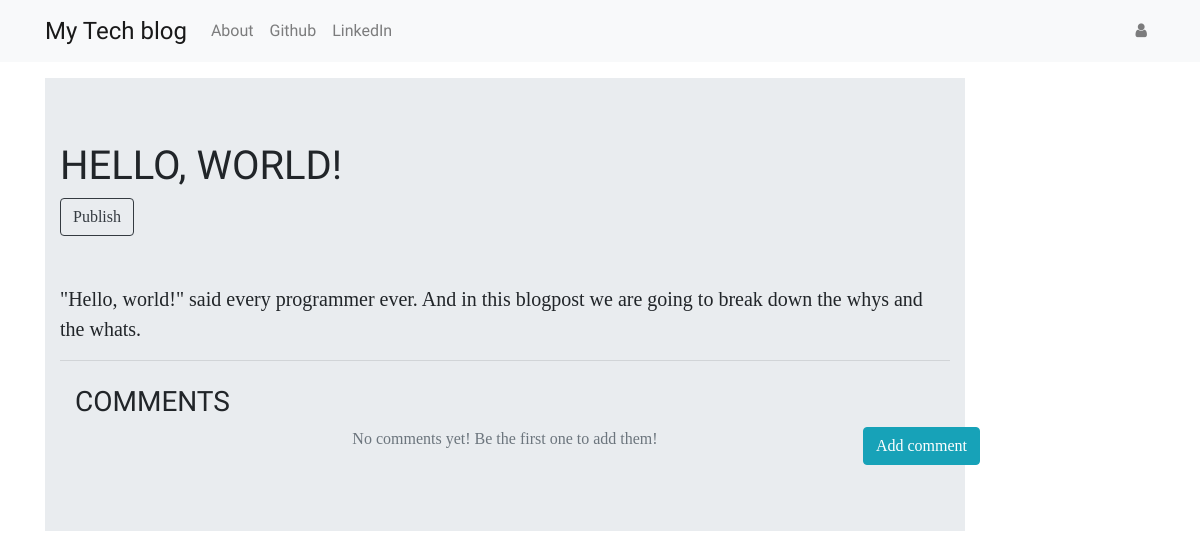
Before: /post/1 with the older database file.
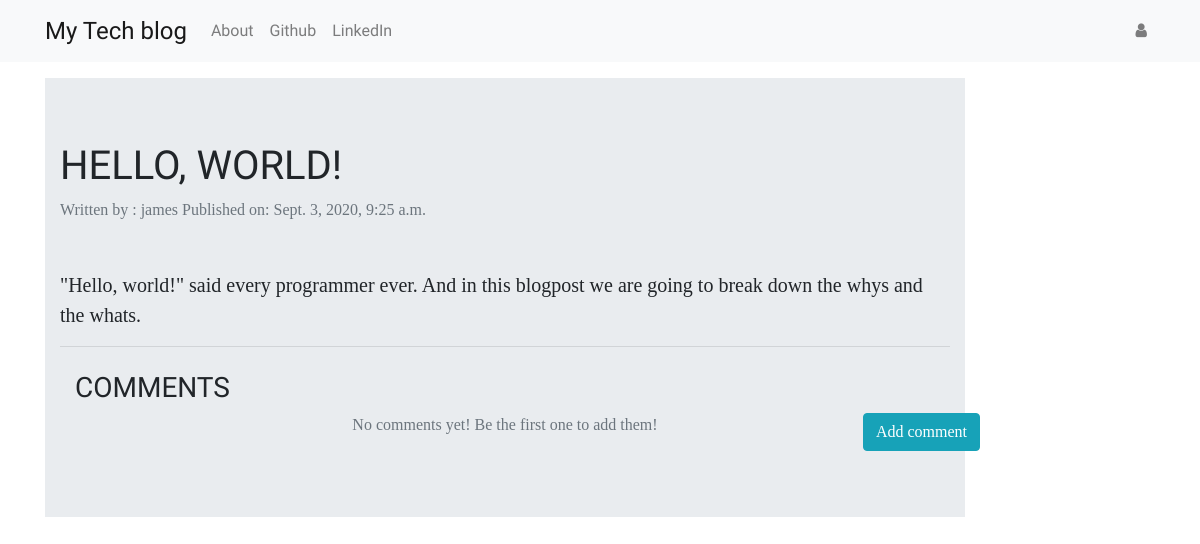
After: the same page with the newer database file.
### blog/models.py (models this page shows, shortened)
class Post(models.Model):
    author = models.ForeignKey(
        settings.AUTH_USER_MODEL,
        on_delete=models.CASCADE,
    )
    title = models.CharField(max_length=200)
    text = models.TextField()
    created_date = models.DateTimeField(default=timezone.now)
    published_date = models.DateTimeField(blank=True, null=True)

### blog/views.py (the view)
# urls.py: path('post/<int:pk>', views.PostDetailView.as_view(), name='post_detail'),
class PostDetailView(DetailView):
    model = Post

### blog/templates/blog/post_detail.html (shortened to what this page needs)
{% extends 'blog/base.html' %}
{% block content %}
<div class="jumbotron jumbotron-fluid">
  <div class="container">
        <h1 class="text-uppercase" style="font-family: 'Raleway';">{{ post.title }}</h1>
        {% if post.published_date %}
            <div class="text-muted mt-1">
                Written by : {{post.author}}
               Published on: {{ post.published_date }}
            </div>
        {% else %}
            <a class="btn btn-outline-dark" href="{% url 'post_publish' pk=post.pk %}">Publish</a>
        {% endif %}
        <p class="lead mt-5">{{post.text|safe|linebreaksbr}}</p>
   <hr class="mb-4">
  <div class="container">
      <h3 class="techfont text-uppercase" style="font-family: 'Raleway';">Comments</h3>
      <a class="btn btn-info btn-comment" href="{% url 'add_comment_to_post' pk=post.pk %}">Add comment</a>
  {% for comment in post.comments.all %}
  <br>
      {% if user.is_authenticated or comment.approved_comment %}
              {% if not comment.approved_comment  %}
                {% if post.author.username == user.username %}
                  <a class="btn btn-primary" href="{% url 'comment_remove' pk=comment.pk %}"><span class="fa fa-remove"></span></a>
                  <a class="btn btn-primary" href="{% url 'comment_approve' pk=comment.pk %}"><span class="fa fa-check"></span></a>
              {% endif %}
       {% endif %}
          <h5 class="mt-3">{{ comment.text|safe|linebreaks }}</h5>
      <p class="text-muted">Posted by: <strong>{{ comment.author }}</strong> on <span class="text-muted">{{ comment.created_date }}</span></p>
      {% endif %}
  {% empty %}
        <p class="text-muted text-center">No comments yet! Be the first one to add them!</p>
  {% endfor %}
</div>
</div>
</div>
{% endblock %}

Changed rows visible on the page:
changed Post "HELLO, WORLD!": author (not shown) → "james"; published_date (not shown) → "Sept. 3, 2020, 9:25 a.m."
Other visible differences:
text no longer shown: "Publish"
text now shown: "Written by : Published on:"
